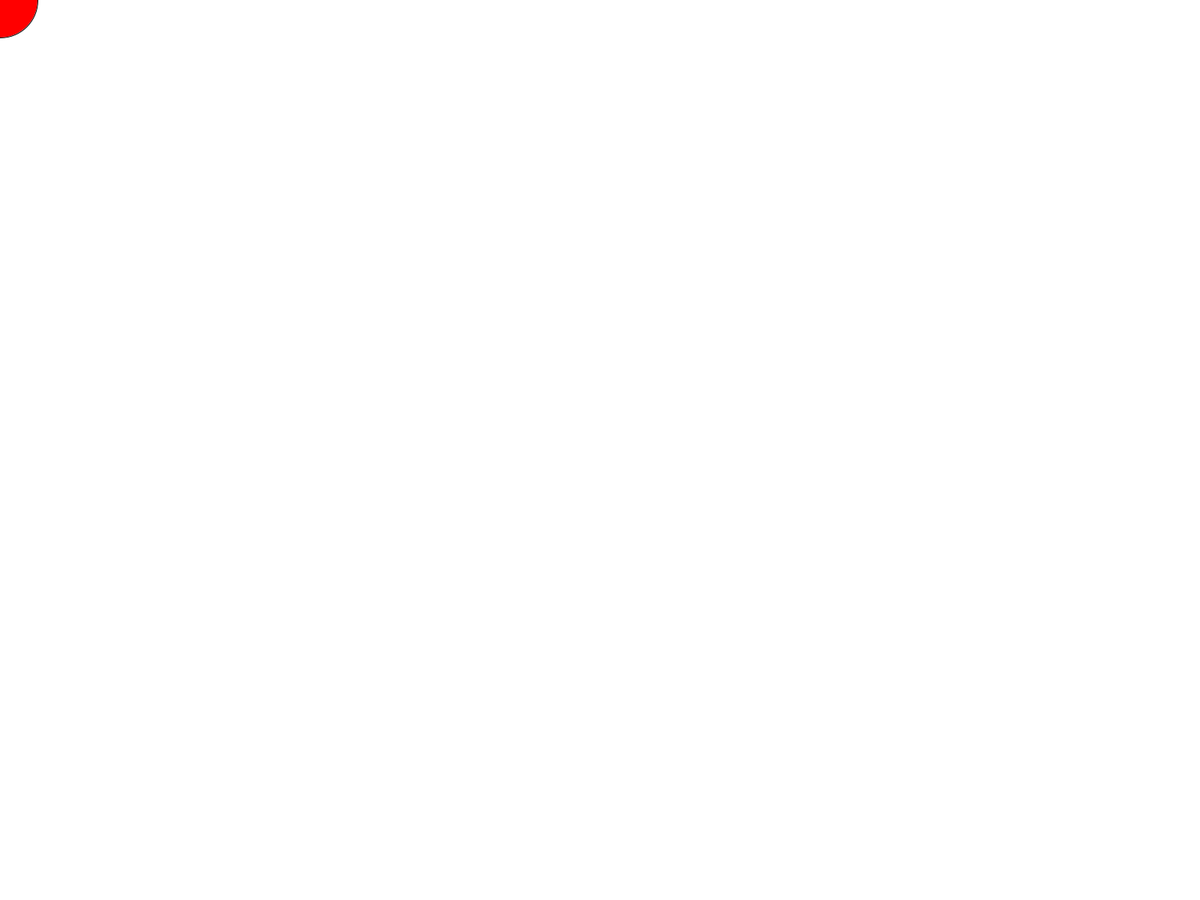
Frame 1 (no input)
Frame 60 (the mouse pressed at the canvas centre just before this capture): identical to frame 1, image omitted
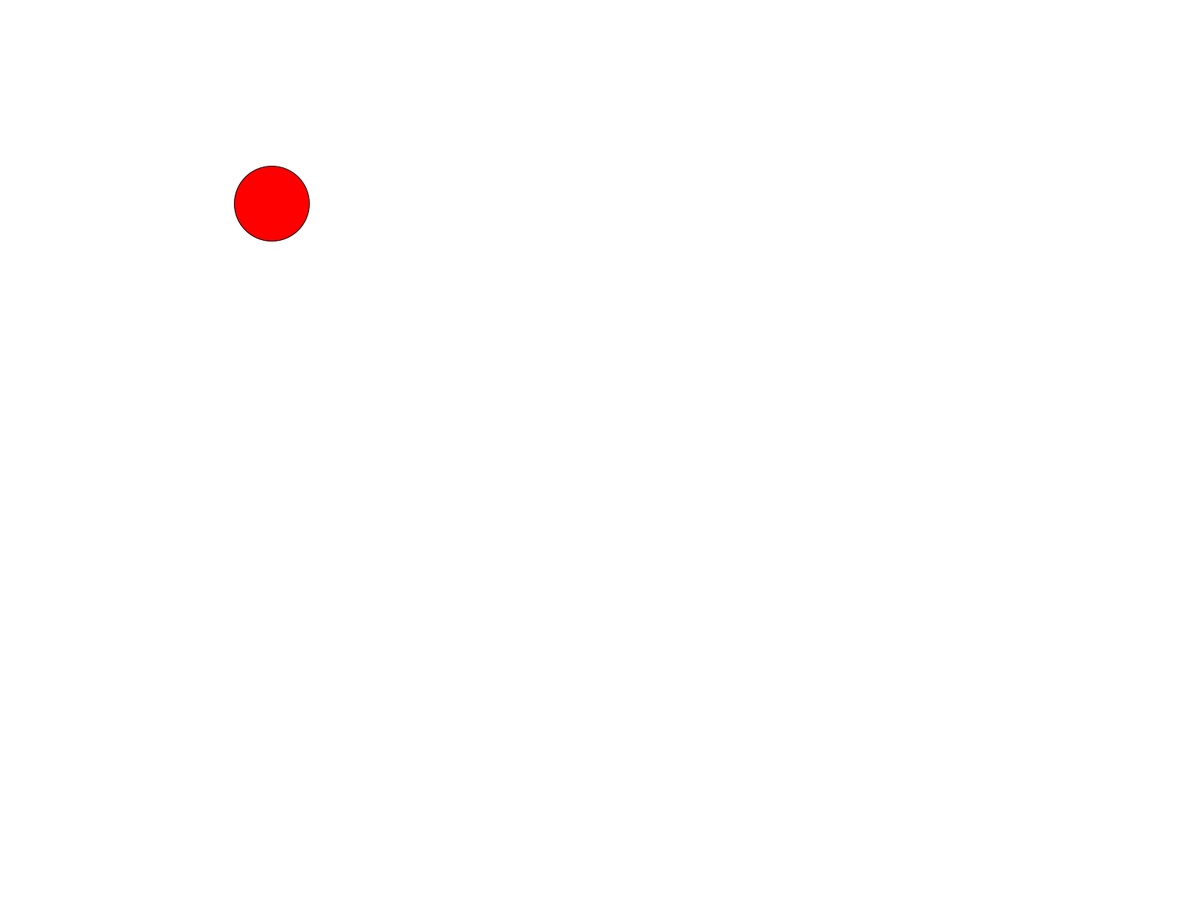
Frame 120 (the mouse held since frame 60 and released just before this capture)

The Processing sketch that drew these frames (run headless with seeded random() and noise(); from frame 60 on, the mouse is pressed at the canvas centre):

// Processing sketch: ejemplo7_xeno
// ── ejemplo7_xeno.pde
//XENO
float x, y;
float mult = 0.01;
void setup(){
  fullScreen();
}
void draw(){
  background(255);
  x += (mouseX -x)*mult;
  y += (mouseY -y)*mult;
  fill(255,0,0);
  ellipse(x,y,100,100);  
}
